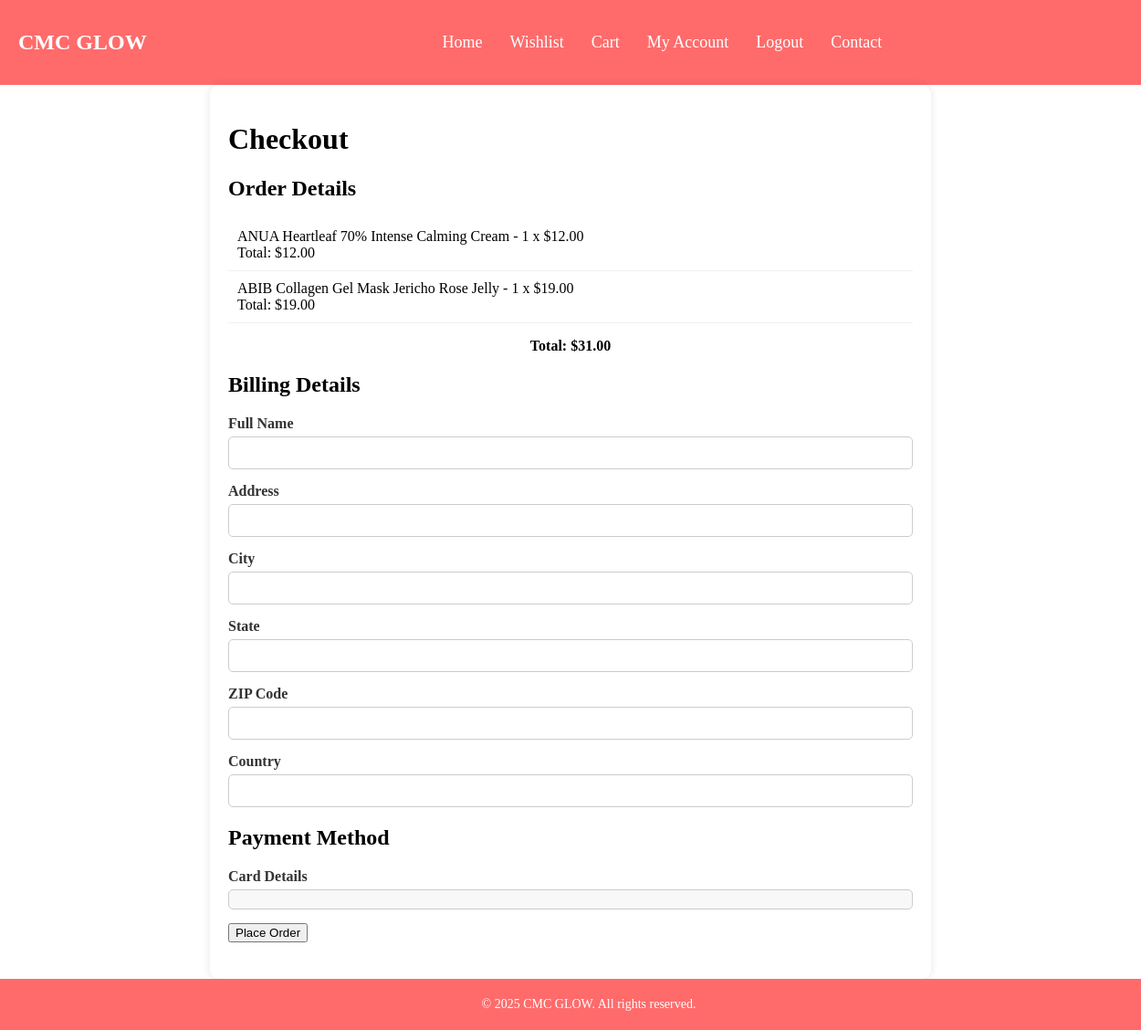
/checkout/ (signed in), run on the app's committed database.
### products/models.py (models this page shows, shortened)
class CartItem(models.Model):
    cart = models.ForeignKey(Cart, on_delete=models.CASCADE)
    product = models.ForeignKey(Product, on_delete=models.CASCADE)
    quantity = models.PositiveIntegerField(default=1)
    price = models.DecimalField(max_digits=10, decimal_places=2, null=True)

class Product(models.Model):
    name = models.CharField(max_length=100)
    description = models.TextField()
    price = models.DecimalField(max_digits=10, decimal_places=2)
    sale_price = models.DecimalField(max_digits=10, decimal_places=2, blank=True, null=True)
    image = models.ImageField(upload_to='products/images/')
    product_types = models.ManyToManyField(ProductType, blank=True)
    skin_concerns = models.ManyToManyField(SkinConcern, blank=True)
    skin_types = models.ManyToManyField(SkinType, blank=True)
    ingredients = models.TextField(blank=True, null=True)
    usage = models.TextField(blank=True, null=True)
    is_in_stock = models.BooleanField(default=True)
    @property
    def current_price(self):
        return self.sale_price if self.sale_price else self.price
    def is_on_sale(self):
        return self.sale_price is not None

### products/views.py (the view, shortened to what this page needs)
# urls.py: path('checkout/', views.checkout_view, name='checkout'),
@login_required
def checkout_view(request):
    cart = get_object_or_404(Cart, user=request.user)
    cart_items = CartItem.objects.filter(cart=cart)
    total_price = sum(item.product.current_price * item.quantity for item in cart_items)
    context = {
        'cart_items': cart_items,
        'total_price': total_price,
        'stripe_publishable_key': settings.STRIPE_PUBLISHABLE_KEY
    }
    return render(request, 'products/checkout.html', context)

### products/templatetags/custom_filters.py (called while the page is built)
@register.filter(name='mul')
def mul(value, arg):
    try:
        return float(value) * float(arg)
    except (ValueError, TypeError):
        return 0

### products/templates/products/checkout.html (shortened to what this page needs)
{% extends 'base.html' %}
{% load static %}
{% load static custom_filters %}
{% block content %}
<div class="checkout-container">
    <h1>Checkout</h1>
    <div class="order-details">
        <h2>Order Details</h2>
        <ul>
            {% for item in cart_items %}
            <li>
                {{ item.product.name }} - {{ item.quantity }} x
                {% if item.product.is_on_sale %}
                    <strike>${{ item.product.price }}</strike> ${{ item.product.sale_price|floatformat:"2" }}
                {% else %}
                    ${{ item.product.current_price|floatformat:"2" }}
                {% endif %}
                <br>Total: ${{ item.quantity|mul:item.product.current_price|floatformat:"2" }}
            </li>
            {% endfor %}
        </ul>
        <p><strong>Total: ${{ total_price|floatformat:2 }}</strong></p>
    </div>
    <div class="payment-section">
        <h2>Billing Details</h2>
        <form id="payment-form" action="{% url 'checkout' %}" method="POST">
            <div class="form-group">
                <label for="billing_name">Full Name</label>
                <input type="text" id="billing_name" name="billing_name" required>
            </div>
            <div class="form-group">
                <label for="billing_address">Address</label>
                <input type="text" id="billing_address" name="billing_address" required>
            </div>
            <div class="form-group">
                <label for="billing_city">City</label>
                <input type="text" id="billing_city" name="billing_city" required>
            </div>
            <div class="form-group">
                <label for="billing_state">State</label>
                <input type="text" id="billing_state" name="billing_state" required>
            </div>
            <div class="form-group">
                <label for="billing_zip">ZIP Code</label>
                <input type="text" id="billing_zip" name="billing_zip" required>
            </div>
            <div class="form-group">
                <label for="billing_country">Country</label>
                <input type="text" id="billing_country" name="billing_country" required>
            </div>
            <h2>Payment Method</h2>
            <div class="form-group">
                <label for="card-element">Card Details</label>
                <div id="card-element" class="card-element"></div>
            </div>
            <button type="submit">Place Order</button>
        </form>
    </div>
</div>
{% endblock %}

### static/css/styles.css (style rules this page uses)
body, html { margin: 0; padding: 0; min-height: 100%; display: flex; flex-direction: column; }
form { display: block; margin: 20px 0; }
form label { display: block; margin-bottom: 5px; }
.form-group { margin-bottom: 20px; }
.form-group label { display: block; margin-bottom: 5px; color: #333; }
.form-group input, .form-group textarea { width: 100%; padding: 10px; font-size: 16px; border: 1px solid #ccc; border-radius: 5px; }
.form-group { margin-bottom: 15px; }
.form-group label { display: block; font-weight: bold; }
.form-group input { width: 100%; padding: 10px; border: 1px solid #ccc; border-radius: 5px; box-sizing: border-box; font-size: 16px; }
p { text-align: center; }
.checkout-container { width: 60%; margin: 0 auto; background: #ffffff; padding: 20px; border-radius: 10px; box-shadow: 0 0 10px rgba(0, 0, 0, 0.1); }
.order-details ul { list-style-type: none; padding: 0; }
.order-details ul li { padding: 10px; border-bottom: 1px solid #f1f1f1; }
.payment-section { margin-top: 20px; }
.form-group label { display: block; margin-bottom: 5px; font-weight: bold; }
.form-group input { width: 100%; padding: 10px; border: 1px solid #ccc; border-radius: 5px; }
.card-element { padding: 10px; border: 1px solid #ccc; border-radius: 5px; background: #f8f8f8; }
.form-group label { font-weight: bold; display: block; margin-bottom: 5px; }
.form-group input, .form-group textarea, .form-group select { width: 100%; padding: 8px; border: 1px solid #ccc; border-radius: 5px; }

### data on the page
CartItem: product.name "ANUA Heartleaf 70% Intense Calming Cream", quantity "1", product.current_price "12.00", quantity|mul "12.00"
CartItem: product.name "ABIB Collagen Gel Mask Jericho Rose Jelly", quantity "1", product.current_price "19.00", quantity|mul "19.00"

### other printed values
{{ total_price|floatformat:2 }} "31.00"
